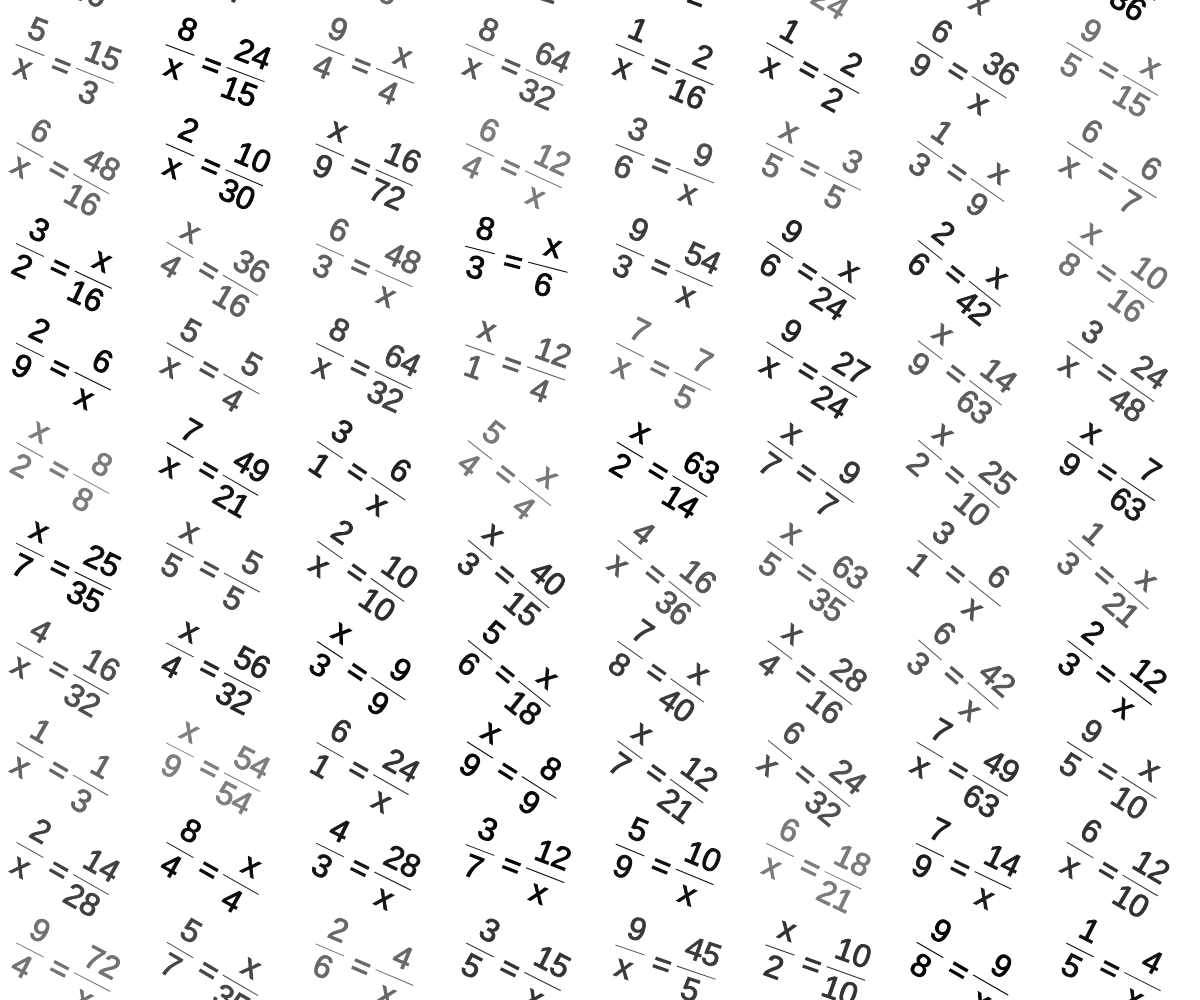
Frame 1 (no input)
Frame 60 (no input): identical to frame 1, image omitted
Frame 120 (the mouse pressed at the canvas centre since frame 60): identical to frame 1, image omitted

The p5.js sketch that drew this single still picture (run headless with seeded random() and noise() and a simulated clock; from frame 60 on, the mouse is pressed at the canvas centre):

// p5.js sketch
// ── sketch.js
let xoff = 0,
    yoff = 0,
    pass = 0.3;

function setup() {
    createCanvas(windowWidth, windowHeight);
    background(360);
    colorMode(HSB, 360, 100, 100)
    textSize(32);
    textAlign(CENTER, CENTER);
    for (let i = -1020; i <= width; i += 150) {
        xoff = 0;
        for (let j = -1050; j <= height; j += 100) {
            let col = color(200, 0, map(random(),0,1,0,50))
            fill(col)
            stroke(col)
            let no1 = int(random(1, 10));
            let no2 = int(random(1, 10));
            let factor = int(random(1, 9));
            fraction(i, j, no1, no2, no1 * factor, no2 * factor);
            xoff += pass;
        }
        yoff += pass;
    }
}

function draw() {

}


function fraction(x, y, no1, no2, no3, no4) {
    let rand = int(random(4));
    switch (rand) {
        case 0:
            no1 = 'x';
            break;
        case 1:
            no2 = 'x';
            break;
        case 2:
            no3 = 'x';
            break;
        case 3:
            no4 = 'x';
            break;
    }
    push();
    translate(x, y)
    rotate(noise(xoff, yoff))
    text(
        `${no1}
${no2}`, 0, 0);

    line(-15, 0, 15, 0)
    text('=', 35, 5);


    text(
        `${no3}
${no4}`, 70, 0);


    line(50, 0, 90, 0)
    pop();
}
